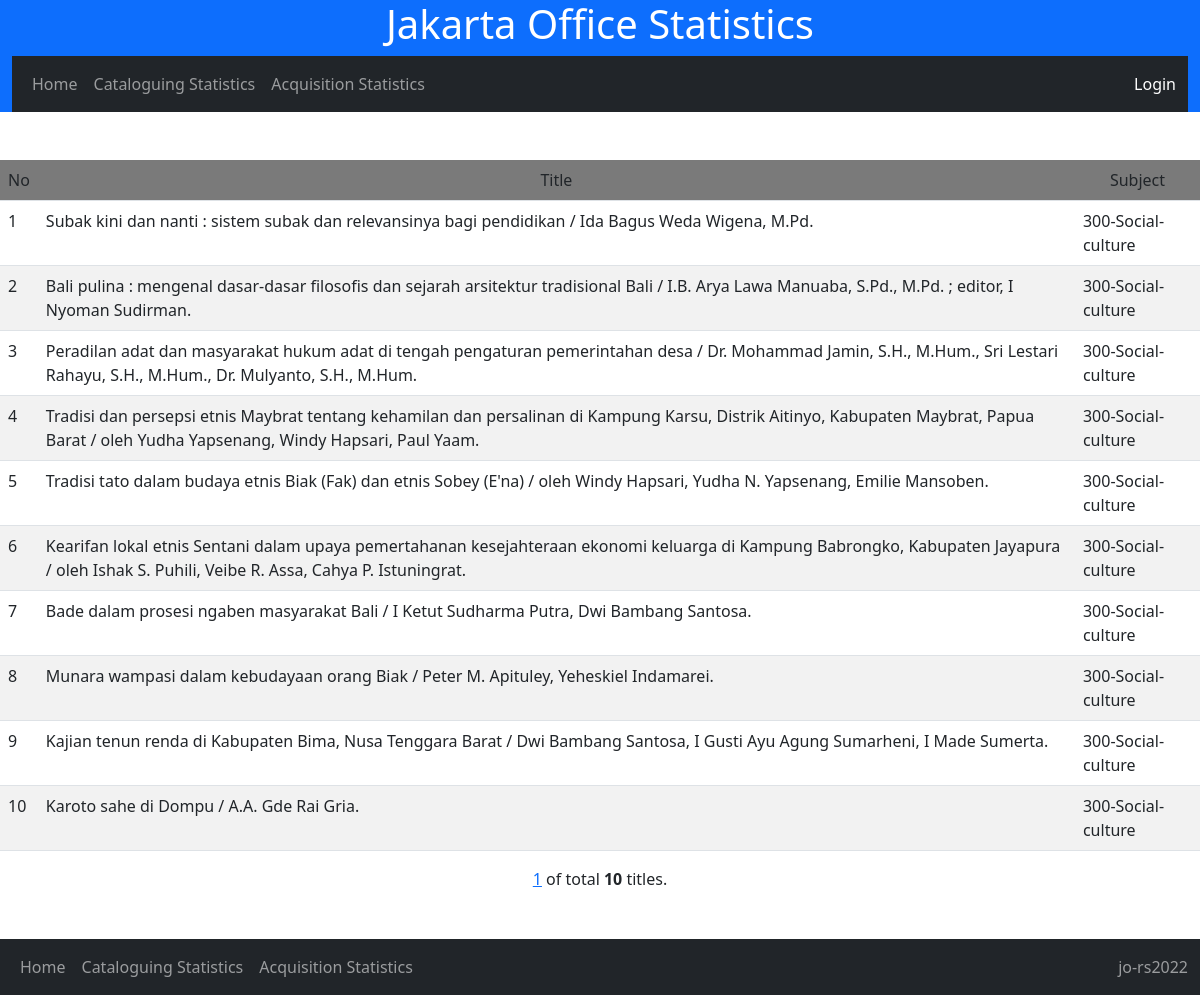
The page /cat_stat/detail_subject/300-Social-culture/ on the database as committed earlier.
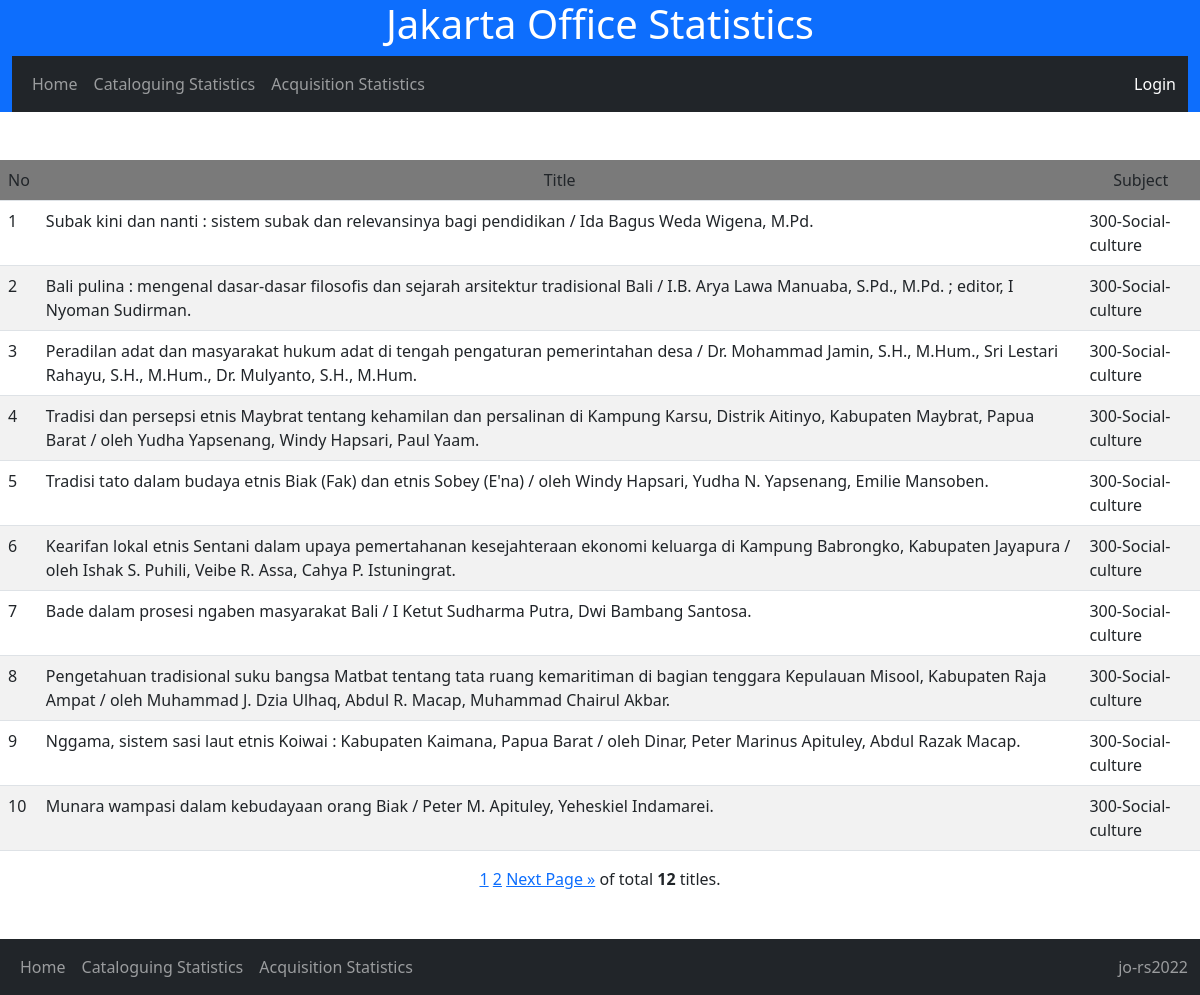
The same page on the database as committed later.
### nlajkt_cat_stat/models.py (models this page shows)
class Catalogues(models.Model):
    entry_date = models.DateField()
    consignment_no = models.IntegerField(default=461)
    title = models.TextField()
    work_type = models.CharField(max_length=20, choices=[
        ('Original','Original'),
        ('Translation','Translation'),
        ('Adaptation','Adaptation')
        ], default='Original')
    publish_year = models.IntegerField()
    volume = models.CharField(max_length=20, choices=[
        ('Single','Single'),
        ('Multi-complete','Multi-complete'),
        ('Multi-incomplete','Multi-incomplete'),
        ], default='Single')
    copycat = models.CharField(max_length=20, choices=[
        ('No','No'),
        ('Yes-partial','Yes-partial'),
        ('Yes-full','Yes-full'),
        ], default='No')
    ISBN = models.CharField(max_length=20, choices=[
        ('No','No'),
        ('Yes-valid','Yes-valid'),
        ('Yes-invalid','Yes-invalid'),
        ], default='No')
    authorship_type = models.CharField(max_length=50, choices=[
        ('Single author','Single author'),
        ('Collaboration','Collaboration'),
        ('Compilation','Compilation'),
        ('Others','Others')
        ], default='Single')
    language = models.CharField(max_length=50, choices=[
        ('Indonesian','Indonesian'),
        ('English','English'),
        ('Indonesian local','Indonesian local'),
        ('Multi language','Multi language'),
        ('Unknown','Unknown')
        ], default='Indonesian')
    bibliography = models.CharField(max_length=20, choices=[
        ('No','No'),
        ('Yes','Yes'),
        ], default='No')
    indexx = models.CharField(max_length=20, choices=[
        ('No','No'),
        ('Yes','Yes'),
        ], default='No')
    publisher_type = models.CharField(max_length=100, choices=[
        ('Commercial','Commercial'),
        ('Government-department','Government-department'),
        ('Government-nondepartment','Government-nondepartment'),
        ('Government-local','Government-local'),
        ('Universities','Universities'),
        ('NGO','NGO'),
        ('Others','Others')
        ], default='Commercial')
    genre = models.CharField(max_length=100, choices=[
        ('General non fiction','General non fiction'),
        ('Fiction-novel','Fiction-novel'),
        ('Fiction-short stories','Fiction-short stories'),
	    ('Fiction-biographic','Fiction-biographic'),
        ('Poetry','Poetry'),
        ('Folktales','Folktales'),
        ('Biography-single','Biography-single'),
        ('Biography-collective','Biography-collective'),
        ('Biography-auto','Biography-auto'),
        ('Dictionaries','Dictionaries'),
        ('Proceeding','Proceeding'),
        ], default='General non fiction')
    format = models.CharField(max_length=100, choices=[
        ('Book-printed','Book-printed'),
        ('Book-electronic','Book-electronic'),
        ('Non book video','Non book video'),
        ('Non book audio','Non book audio'),
        ('Map-single','Map-single'),
        ('Map-atlas','Map-atlas'),
        ('Ephemera','Ephemera')
        ], default='Book')
    size = models.CharField(max_length=10, choices=[
        ('YY','YY'),
        ('YYq', 'YYq'),
        ('YYp','YYp')
        ],default='YY')
    subject = models.CharField(max_length=50, choices=[
       ('000-Generalities','100-Generalities'),
       ('000-Library science','100-Library science'),
       ('000-Journalism and media','100-Journalism and media'),
       ('100-Philosophy and ethics','100-Philosophy and ethics'),
       ('200-Religions-general','200-Religions-general'),
       ('200-Religion-Islam','200-Religion-Islam'),
       ('200-Religion-Christianity','200-Religion-Christianity'),
       ('200-Religion-Hinduism','200-Religion-Hinduism'),
       ('200-Religion-Buddhism and others','200-Religion-Buddhism and others'),
       ('300-Social-anthropology and sociology','300-Social-anthropology and sociology'),
       ('300-Social-problems and services','300-Social-problems and services'),
       ('300-Social-politics','300-Social-politics'),
       ('300-Social-economics','300-Social-economics'),
       ('300-Social-macroeconomics','300-Social-macroeconomics'),
       ('300-Social-culture','300-Social-culture'),
       ('300-Social-military','300-Social-military'),
       ('300-Social-education','300-Social-education'),
       ('300-Social-law','300-Social-law'),
       ('300-Social-public administration','300-Social-public administration'),
       ('300-Social-human rights','300-Social-human rights'),
       ('400-Language-linguistics','400-Language-linguistics'),
       ('400-Language-sociolinguistics','400-Language-sociolinguistics'),
       ('500-Science-general','500-Science-general'),
       ('600-Technology-general','600-Technology-general'),
       ('600-Agriculture and agribusiness','600-Agriculture and agribusiness'),
       ('700-Arts-general','700-Arts-general'),
       ('700-Arts-visual','700-Arts-visual'),
       ('700-Arts-performance','700-Arts-performance'),
       ('700-Arts-music','700-Arts-music'),
       ('800-Literature-general','800-Literature-general'),
       ('800-Literature-fiction and poetry','800-Literature-fiction and poetry'),
       ('900-History-world','900-History-world'),
       ('900-History-Indonesia','900-History-Indonesia'),
       ('900-Geography and travel','900-Geography and travel'),
        ('900-Biography','900-Biography')
        ], null=True)

### nlajkt_cat_stat/views.py (the view)
# urls.py: path('cat_stat/detail_subject/<str:subject>/', views.detail_subject, name='detail_subject'),
def detail_subject(request, subject):
    detail_subject = Catalogues.objects.all().filter(subject=subject)
    page = request.GET.get('page', 1)
    paginator = Paginator(detail_subject, 10)
    try:
        paging = paginator.page(page)
    except PageNotAnInteger:
        paging = paginator.page(1)
    except EmptyPage:
        paging = paginator.page(paginator.num_pages)
    template = loader.get_template('detail_subject.html')
    context = {'paging' : paging,}
    return HttpResponse(template.render(context, request))

### nlajkt_cat_stat/templates/detail_subject.html
{% extends 'base.html'%}
{% block block1 %}
<br><br>
<table style="width: auto;" class="table table-striped">
    <tr bgcolor = 'grey'>
      <b><td>No</td>
        <td align="center">Title</td>
        <td align="center">Subject</td></b>
    </tr>
    {% for x in paging %}
    <tr>
        <td>{{ forloop.counter0|add:paging.start_index }}</td>
        <td>{{ x.title }}</td>
        <td>{{ x.subject }}</td>
    </tr>
    {% endfor %}
</table>
<center>{% include 'pagination_jakartaoffice.html' %}</center>
<br><br>
{% endblock %}

### nlajkt_cat_stat/templates/base.html (shortened to what this page needs)
<!DOCTYPE html>
<html lang="en">
<head>
    <link href="https://cdn.jsdelivr.net/npm/bootstrap@5.2.2/dist/css/bootstrap.min.css" rel="stylesheet">
</head>
<body>
    <div class="container-fluid bg-primary text-white">
        <center><h1>Jakarta Office Statistics</h1>
        <nav class="navbar navbar-expand-sm bg-dark navbar-dark">
            <div class="container-fluid">
                <ul class="navbar-nav">
                    <li class="nav-item"><a class="nav-link" href="{% url 'home' %}">Home</a></li>
                    <li class="nav-item"><a class="nav-link" href="{% url 'cat_stat' %}">Cataloguing Statistics</a></li>
                    <li class="nav-item"><a class="nav-link" href="{% url 'acq_stat' %}">Acquisition Statistics</a></li>
                </ul>
                 <span class="nav-item"><a class="nav-link" href="{% url 'admin:index' %}">Login</a></span>
            </div>
        </nav>
    </div></center>
{% block block1 %}{% endblock %}
<nav class="navbar navbar-expand-sm bg-dark navbar-dark">
    <div class="container-fluid">
        <ul class="navbar-nav">
            <li class="nav-item"><a class="nav-link" href="{% url 'home' %}">Home</a></li>
            <li class="nav-item"><a class="nav-link" href="{% url 'cat_stat' %}">Cataloguing Statistics</a></li>
            <li class="nav-item"><a class="nav-link" href="{% url 'acq_stat' %}">Acquisition Statistics</a></li>
        </ul>
        <span class="navbar-text">jo-rs2022</span>
    </div>
</nav>
</body>
</html>

### nlajkt_cat_stat/templates/pagination_jakartaoffice.html (shortened to what this page needs)
{% for num in paging.paginator.page_range %}
  {% if paging.number == num %}
    <a href="?{{ request.GET.urlencode }}&page={{ num }}">{{ num }}</a>
  {% elif num > paging.number|add:'-3' and num < paging.number|add:'3' %}
    <a href="?{{ request.GET.urlencode }}&page={{ num }}">{{ num }}</a>
  {% endif %}
{% endfor %}
{% if paging.has_next %}
  <a href="?{{ request.GET.urlencode }}&page={{ paging.next_page_number }}">Next Page »</a>
{% endif %}
of total <b> {{ paging.paginator.count }} </b> titles.

Rows that differ between the two databases and show on the page:
no longer on this page (row unchanged): Catalogues: title "Kajian tenun renda di Kabupaten Bima, Nusa Tenggara Barat / Dwi Bambang Santosa, I Gusti Ayu Agung Sumarheni, I Made Sumerta.", subject "300-Social-culture"
no longer on this page (row unchanged): Catalogues: title "Karoto sahe di Dompu / A.A. Gde Rai Gria.", subject "300-Social-culture"
now on this page (row edited): Catalogues: title "Pengetahuan tradisional suku bangsa Matbat tentang tata ruang kemaritiman di bagian tenggara Kepulauan Misool, Kabupaten Raja Ampat / oleh Muhammad J. Dzia Ulhaq, Abdul R. Macap, Muhammad Chairul Akbar.", subject "300-Social-culture"
now on this page (row edited): Catalogues: title "Nggama, sistem sasi laut etnis Koiwai : Kabupaten Kaimana, Papua Barat / oleh Dinar, Peter Marinus Apituley, Abdul Razak Macap.", subject "300-Social-culture"
Other text that changed with them:
{{ paging.paginator.count }}: "10" → "12"
new list line: "2"
text now shown: "Next Page »"
